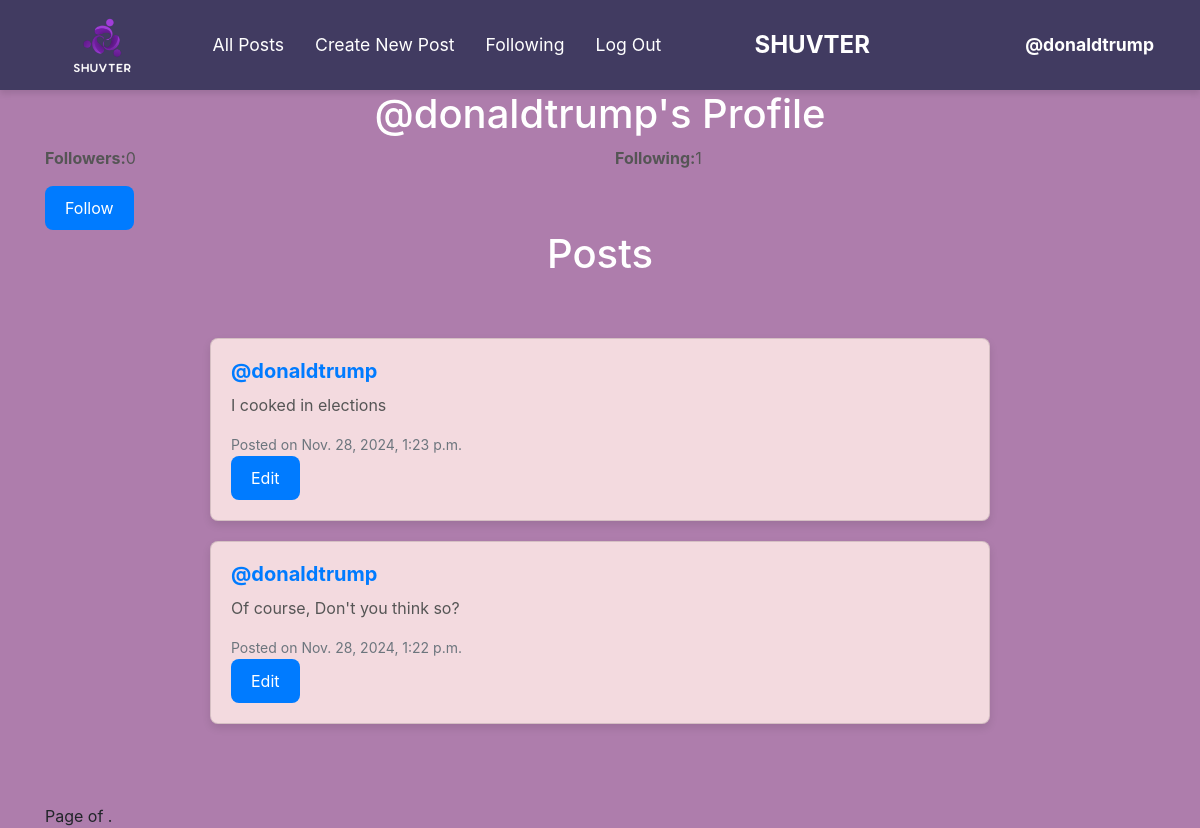
The page /profile/2 on the database its author committed.
### network/models.py (models this page shows, shortened)
class User(AbstractUser):
    pass

class Post(models.Model):
    author = models.ForeignKey(User, on_delete=models.CASCADE, related_name="posts")
    content = models.TextField()
    created_at = models.DateTimeField(auto_now_add=True)

### network/views.py (the view)
# urls.py: path("profile/<int:uid>", views.profile, name="profile"),
def profile(request, uid):
        if request.method == "POST":
            author = request.user
            content=request.POST["content"]
            post = Post(author=author, content=content)
            post.save()
            return HttpResponseRedirect(reverse("index"))
        else:
            user = User.objects.get(pk=uid)
            follower =Follow.objects.filter(user=user)
            following = Follow.objects.filter(following=user).count()
            posts = Post.objects.filter(author=user).order_by("-created_at")
            paginator = Paginator(posts, 10)
            pageNumber = request.GET.get('page')
            pages= paginator.get_page(pageNumber)
            return render(request, "network/profile.html",{
            "user":user,
            "posts":posts,
            "pages":pages,
            "follower":follower,
            "following":following,
        })

### network/templates/network/profile.html (shortened to what this page needs)
{% extends "network/layout.html" %}
{% load static %}
{% block body %}
<div class="container">
    <h1 class="text-center">{{ user.username }}'s Profile</h1>
    <div class="row">
        <div class="col-md-6">
            <p><strong>Followers:</strong>{{ following }} </p>
        </div>
        <div class="col-md-6">
            <p><strong>Following:</strong>{{ follower.count }} </p>
        </div>
    </div>
    <div class="row">
        <div class="col-md-12">
            {% if user != request.user %}
            <form action="{% url 'follow' user.id %}" method="POST">
                <button type="submit" class="btn
                    {% if following %}btn-danger{% else %}btn-primary{% endif %}">
                    {% if following %}Unfollow{% else %}Follow{% endif %}
                </button>
            </form>
        {% endif %}
        </div>
    </div>
    <h1 class="text-center">Posts</h1>
    <div class="posts" id="all-posts">
        {% for post in posts %}
            <div class="post card">
                <div class="card-body">
                    <h5 class="card-title"><a href="{% url 'profile' post.author.id %}">{{ post.author }}</a></h5>
                    <p class="card-text">{{ post.content }}</p>
                    <small class="text-muted">Posted on {{ post.created_at }}</small><br>
                    {% if user.is_authenticated %}
                    {% if post.author == user %}
                        <button class="btn btn-primary edit-btn">Edit</button>
                    {% endif %}
                {% endif %}
                </div>
            </div>
        {% empty %}
            <p class="text-center">No posts yet.</p>
        {% endfor %}
    </div>
    <div class="pagination text-center">
        <span class="step-links">
            <span class="current">
                Page {{ posts.number }} of {{ posts.paginator.num_pages }}.
            </span>
        </span>
    </div>
</div>
{% endblock %}

### network/templates/network/layout.html (shortened to what this page needs)
{% load static %}
<!DOCTYPE html>
<html lang="en">
    <head>
        <link rel="stylesheet" href="https://stackpath.bootstrapcdn.com/bootstrap/4.4.1/css/bootstrap.min.css">
        <link href="{% static 'network/styles.css' %}" rel="stylesheet">
    </head>
    <body>
        <nav class="navbar navbar-expand-lg navbar-light bg-light">
            <div class="container-fluid">
                <div class="d-flex align-items-center">
                    <a class="navbar-brand" href="{% url 'index' %}">
                        <img src="{% static 'network/logo.png' %}" alt="Logo">
                    </a>
                    <ul class="navbar-nav ml-3">
                        <li class="nav-item">
                            <a class="nav-link" id="showAllPostsLink" href="{% url 'index' %}">All Posts</a>
                        </li>
                        <li class="nav-item">
                            <a class="nav-link" id="showNewPostLink" href="{% url 'index' %}">Create New Post</a>
                        </li>
                        {% if user.is_authenticated %}
                            <li class="nav-item">
                                <a class="nav-link" href="{% url 'following' %}">Following</a>
                            </li>
                            <li class="nav-item">
                                <a class="nav-link" href="{% url 'logout' %}">Log Out</a>
                            </li>
                        {% endif %}
                    </ul>
                </div>
                <div class="mx-auto">
                    <span class="navbar-text">SHUVTER</span>
                </div>
                <div class="d-flex align-items-center ml-auto">
                    {% if user.is_authenticated %}
                        <a class="nav-link" href="{% url 'profile' user.id %}"><strong>{{ user.username }}</strong></a>
                    {% endif %}
                </div>
            </div>
        </nav>
        <div class="body">
            {% block body %}
            {% endblock %}
        </div>
    </body>
</html>

### network/static/network/styles.css (style rules this page uses)
.navbar-nav { margin: auto; }
.navbar-brand img { height: 60px; width: auto; }
.navbar-text { font-size: 1.5rem; font-weight: bold; color: #FFFFFF !important; }
.navbar.navbar-light { background-color: #413B61 !important; }
body { background-color: #AE7DAC; }
.navbar .nav-link { color: #FFFFFF !important; font-size: 1.1rem; padding: 10px 15px; }
.navbar-nav .nav-item { margin-right: 15px; }
.navbar { padding-top: 10px; padding-bottom: 10px; display: flex; justify-content: space-between; align-items: center; }
.navbar .navbar-text { flex-grow: 1; text-align: center; }
.navbar.navbar-light { box-shadow: 0 4px 6px rgba(0, 0, 0, 0.1); }
#all-posts { display: flex; flex-direction: column; align-items: center; max-width: 800px; margin: 50px auto; padding: 10px; }
.card { background-color: #F3DADF; border-radius: 8px; box-shadow: 0 4px 8px rgba(0, 0, 0, 0.1); overflow: hidden; width: 100%; margin-bottom: 20px; transition: transform 0.3s ease, box-shadow 0.3s ease; }
.card-body { padding: 20px; }
.card-title { font-size: 1.25rem; font-weight: bold; color: #333; margin-bottom: 10px; }
.card-text { font-size: 1rem; color: #555; margin-bottom: 15px; }
.text-muted { font-size: 0.875rem; color: #888; }
button.btn { border: none; padding: 10px 20px; font-size: 1rem; border-radius: 8px; cursor: pointer; transition: background-color 0.3s ease; }
p { font-size: 1rem; color: #555; }
a { color: #007bff; text-decoration: none; }
body h1 { text-align: center; font-size: 2.5rem; color: #FFFFFF; }

### rows shown on the page
User: username "@donaldtrump"
Post: author "@donaldtrump", content "I cooked in elections", created_at "Nov. 28, 2024, 1:23 p.m."
Post: author "@donaldtrump", content "Of course, Don't you think so?", created_at "Nov. 28, 2024, 1:22 p.m."

### other values the page prints
{{ following }} "0"
{{ follower.count }} "1"
